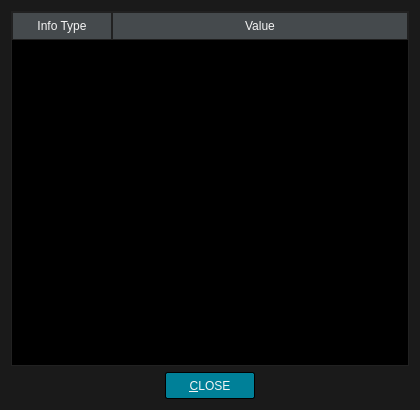
<?xml version="1.0" encoding="UTF-8"?>
<ui version="4.0">
 <class>InfoDialog</class>
 <widget class="QDialog" name="InfoDialog">
  <property name="geometry">
   <rect>
    <x>0</x>
    <y>0</y>
    <width>420</width>
    <height>410</height>
   </rect>
  </property>
  <property name="windowTitle">
   <string>Media Info</string>
  </property>
  <property name="styleSheet">
   <string notr="true">QWidget {
	font: 12px &quot;Noto Sans&quot;, &quot;FreeSans&quot;;
	background: #1A1A1A;
	color: whitesmoke;
}

/* QHeaderView for QTableWidget has to be set here */

QTableWidget QHeaderView::section {
	padding: 4px 2px;
	background: #454A4D;
	border: 1px solid #212121;
}

/* QPushButton */

QPushButton {
    background: #008098;
	color: whitesmoke;
	border: 1px solid black;
	border-radius: 2px;
	padding: 4px 6px;
    min-width: 76px;
	min-height: 17px;
}
QPushButton:focus {
	border: 1px solid whitesmoke;
	outline: none;
}
QPushButton:pressed {
    background: #005A6A;
}
QPushButton:disabled {
	background: black;
	border: 1px solid #4C4C4C;
    color: #B8B8B8;
}

/* QScrollBar */

QScrollBar:vertical {
	border: none;
	width: 5px;
}
QScrollBar::handle:vertical {
	background: gray;
	border-radius: 2px;
	min-height: 10px;
}
QScrollBar::add-line:vertical, QScrollBar::sub-line:vertical {
	border: none;
}
QScrollBar::up-arrow:vertical, QScrollBar::down-arrow:vertical,
QScrollBar::add-page:vertical, QScrollBar::sub-page:vertical {
	background: transparent;
}

QScrollBar:horizontal {
	border: none;
	height: 5px;
}
QScrollBar::handle:horizontal {
	background: gray;
	border-radius: 2px;
	min-width: 10px;
}
QScrollBar::add-line:horizontal, QScrollBar::sub-line:horizontal {
	border: none;
}
QScrollBar::left-arrow:horizontal, QScrollBar::right-arrow:horizontal,
QScrollBar::add-page:horizontal, QScrollBar::sub-page:horizontal {
	background: transparent;
}</string>
  </property>
  <layout class="QVBoxLayout" name="verticalLayout">
   <item>
    <widget class="QTableWidget" name="infoWidget">
     <property name="styleSheet">
      <string notr="true">/* QHeaderView set under main stylesheet (QDialog) */

QTableWidget {
	border: 1px solid #212121;
	background: black;
}

QTableWidget::item {
	alternate-background-color: #141414;
}
QTableWidget::item:alternate {
    background: #141414;
}
QTableWidget::item:selected {
	background: #008098;
}</string>
     </property>
     <property name="editTriggers">
      <set>QAbstractItemView::NoEditTriggers</set>
     </property>
     <property name="showDropIndicator" stdset="0">
      <bool>false</bool>
     </property>
     <property name="alternatingRowColors">
      <bool>true</bool>
     </property>
     <property name="selectionMode">
      <enum>QAbstractItemView::SingleSelection</enum>
     </property>
     <property name="cornerButtonEnabled">
      <bool>false</bool>
     </property>
     <attribute name="horizontalHeaderCascadingSectionResizes">
      <bool>false</bool>
     </attribute>
     <attribute name="horizontalHeaderHighlightSections">
      <bool>false</bool>
     </attribute>
     <attribute name="horizontalHeaderStretchLastSection">
      <bool>true</bool>
     </attribute>
     <attribute name="verticalHeaderVisible">
      <bool>false</bool>
     </attribute>
     <attribute name="verticalHeaderHighlightSections">
      <bool>false</bool>
     </attribute>
     <column>
      <property name="text">
       <string>Info Type</string>
      </property>
     </column>
     <column>
      <property name="text">
       <string>Value</string>
      </property>
     </column>
    </widget>
   </item>
   <item>
    <layout class="QHBoxLayout" name="horizontalLayout">
     <item>
      <spacer name="horizontalSpacer">
       <property name="orientation">
        <enum>Qt::Horizontal</enum>
       </property>
       <property name="sizeHint" stdset="0">
        <size>
         <width>40</width>
         <height>20</height>
        </size>
       </property>
      </spacer>
     </item>
     <item>
      <widget class="QPushButton" name="closeButton">
       <property name="text">
        <string>&amp;CLOSE</string>
       </property>
       <property name="default">
        <bool>true</bool>
       </property>
      </widget>
     </item>
     <item>
      <spacer name="horizontalSpacer_2">
       <property name="orientation">
        <enum>Qt::Horizontal</enum>
       </property>
       <property name="sizeHint" stdset="0">
        <size>
         <width>40</width>
         <height>20</height>
        </size>
       </property>
      </spacer>
     </item>
    </layout>
   </item>
  </layout>
 </widget>
 <tabstops>
  <tabstop>closeButton</tabstop>
  <tabstop>infoWidget</tabstop>
 </tabstops>
 <resources/>
 <connections/>
</ui>
